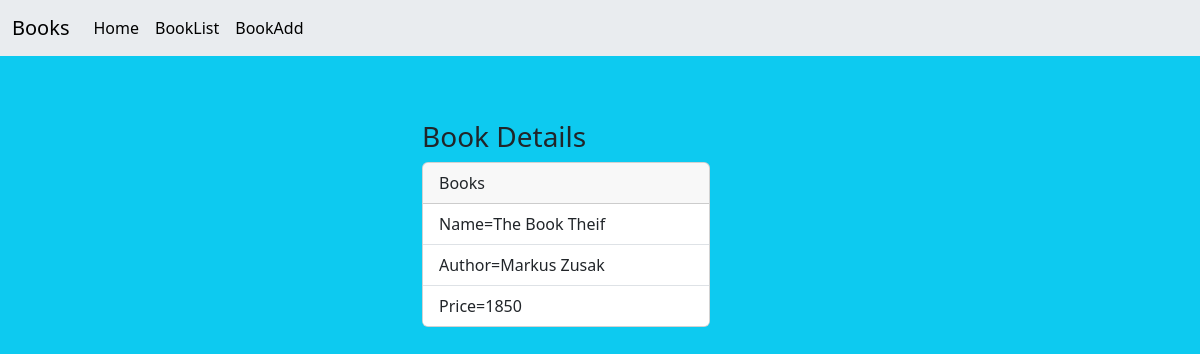
/Book/3, run on the app's committed database.
### myapp/models.py (models this page shows, shortened)
class Books(models.Model):
    name=models.CharField(max_length=200)
    author=models.CharField(max_length=200)
    price=models.PositiveIntegerField()

### myapp/views.py (the view)
# urls.py: path("Book/<int:pk>",views.BookDetailsView.as_view(),name="book-detail"),
class BookDetailsView(View):
    def get(self,request,*args,**kwargs):
        id=kwargs.get("pk")
        qs=Books.objects.get(id=id)
        return render(request,"book_detail.html",{"book":qs})

### myapp/templates/book_detail.html
{%extends 'home.html'%}
{%block body_block%}
<div class="container ">
  <div class="row">
      <div class="col-4"></div>
      <div class="col-4 mt-5">
          <h3  class="mt-3">Book Details</h3>
          <div class="card" style="width: 18rem;">
              <div class="card-header">
                Books
              </div>
              <ul class="list-group list-group-flush">
                <li class="list-group-item">Name={{book.name}}</li>
                <li class="list-group-item">Author={{book.author}}</li>
                <li class="list-group-item">Price={{book.price}}</li>
              </ul>
            </div>
      </div>
      <div class="col-4"></div>
  </div>
</div>
{%endblock%}

### data on the page
Books: name "The Book Theif", author "Markus Zusak", price "1850"
